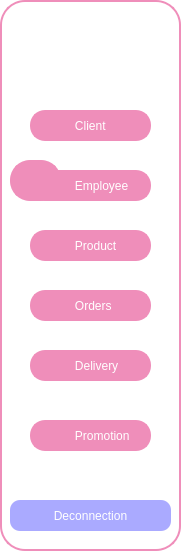
    <widget class="QFrame" name="frame">
     <property name="geometry">
      <rect>
       <x>10</x>
       <y>30</y>
       <width>181</width>
       <height>551</height>
      </rect>
     </property>
     <property name="styleSheet">
      <string notr="true">QFrame {
    background-color: white;
    width: 10px;
    border: 2px solid #EF8EBA;
    border-radius: 25px;
}</string>
     </property>
     <property name="frameShape">
      <enum>QFrame::NoFrame</enum>
     </property>
     <widget class="QLabel" name="label_2">
      <property name="geometry">
       <rect>
        <x>30</x>
        <y>170</y>
        <width>121</width>
        <height>31</height>
       </rect>
      </property>
      <property name="styleSheet">
       <string notr="true">QFrame {
	background-color: #EF8EBA;
    width: 10px;
    border: 2px solid #EF8EBA;
    border-radius: 15px;
}
QLabel{
	color: rgb(255, 255, 255);
}</string>
      </property>
      <property name="text">
       <string>            Employee</string>
      </property>
     </widget>
     <widget class="QLabel" name="label">
      <property name="geometry">
       <rect>
        <x>10</x>
        <y>160</y>
        <width>51</width>
        <height>41</height>
       </rect>
      </property>
      <property name="styleSheet">
       <string notr="true">QLabel{
border-color:  rgb(239, 142, 186);
border-radius:20px;
background-color: rgb(239, 142, 186);
}
</string>
      </property>
      <property name="text">
       <string/>
      </property>
      <property name="pixmap">
       <pixmap>../../Downloads/WhatsApp_Image_2024-11-10_à_18.51.31_1cb58230-removebg-preview.png</pixmap>
      </property>
      <property name="scaledContents">
       <bool>true</bool>
      </property>
     </widget>
     <widget class="QLabel" name="label_3">
      <property name="geometry">
       <rect>
        <x>30</x>
        <y>110</y>
        <width>121</width>
        <height>31</height>
       </rect>
      </property>
      <property name="styleSheet">
       <string notr="true">QFrame {
	background-color: #EF8EBA;
    width: 10px;
    border: 2px solid #EF8EBA;
    border-radius: 15px;
}
QLabel{
	color: rgb(255, 255, 255);
}</string>
      </property>
      <property name="text">
       <string>            Client</string>
      </property>
     </widget>
     <widget class="QLabel" name="label_4">
      <property name="geometry">
       <rect>
        <x>30</x>
        <y>230</y>
        <width>121</width>
        <height>31</height>
       </rect>
      </property>
      <property name="styleSheet">
       <string notr="true">QFrame {
	background-color: #EF8EBA;
    width: 10px;
    border: 2px solid #EF8EBA;
    border-radius: 15px;
}
QLabel{
	color: rgb(255, 255, 255);
}</string>
      </property>
      <property name="text">
       <string>            Product</string>
      </property>
     </widget>
     <widget class="QLabel" name="label_5">
      <property name="geometry">
       <rect>
        <x>30</x>
        <y>290</y>
        <width>121</width>
        <height>31</height>
       </rect>
      </property>
      <property name="styleSheet">
       <string notr="true">QFrame {
	background-color: #EF8EBA;
    width: 10px;
    border: 2px solid #EF8EBA;
    border-radius: 15px;
}
QLabel{
	color: rgb(255, 255, 255);
}</string>
      </property>
      <property name="text">
       <string>            Orders</string>
      </property>
     </widget>
     <widget class="QLabel" name="label_6">
      <property name="geometry">
       <rect>
        <x>30</x>
        <y>350</y>
        <width>121</width>
        <height>31</height>
       </rect>
      </property>
      <property name="styleSheet">
       <string notr="true">QFrame {
	background-color: #EF8EBA;
    width: 10px;
    border: 2px solid #EF8EBA;
    border-radius: 15px;
}
QLabel{
	color: rgb(255, 255, 255);
}</string>
      </property>
      <property name="text">
       <string>            Delivery</string>
      </property>
     </widget>
     <widget class="QLabel" name="label_7">
      <property name="geometry">
       <rect>
        <x>30</x>
        <y>420</y>
        <width>121</width>
        <height>31</height>
       </rect>
      </property>
      <property name="styleSheet">
       <string notr="true">QFrame {
	background-color: #EF8EBA;
    width: 10px;
    border: 2px solid #EF8EBA;
    border-radius: 15px;
}
QLabel{
	color: rgb(255, 255, 255);
}</string>
      </property>
      <property name="text">
       <string>            Promotion</string>
      </property>
     </widget>
     <widget class="QPushButton" name="pushButton_2">
      <property name="geometry">
       <rect>
        <x>10</x>
        <y>500</y>
        <width>161</width>
        <height>31</height>
       </rect>
      </property>
      <property name="styleSheet">
       <string notr="true">QPushButton {
	background-color: rgb(170, 170, 255);
    color: white; /* Texte blanc */
    border-radius:10px  ; /* Coins arrondis */
	border-color: rgb(239, 142, 186);
    padding: 8px;
}</string>
      </property>
      <property name="text">
       <string>Deconnection</string>
      </property>
     </widget>
    </widget>
